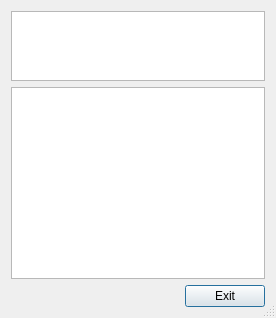
<?xml version="1.0" encoding="UTF-8"?>
<ui version="4.0">
 <class>timetableDisplay</class>
 <widget class="QDialog" name="timetableDisplay">
  <property name="geometry">
   <rect>
    <x>0</x>
    <y>0</y>
    <width>276</width>
    <height>245</height>
   </rect>
  </property>
  <property name="sizePolicy">
   <sizepolicy hsizetype="Fixed" vsizetype="Expanding">
    <horstretch>0</horstretch>
    <verstretch>0</verstretch>
   </sizepolicy>
  </property>
  <property name="windowTitle">
   <string>Dialog</string>
  </property>
  <property name="sizeGripEnabled">
   <bool>true</bool>
  </property>
  <layout class="QVBoxLayout" name="verticalLayout_2">
   <item>
    <layout class="QVBoxLayout" name="verticalLayout">
     <item>
      <widget class="QListWidget" name="stopsHeader">
       <property name="horizontalScrollBarPolicy">
        <enum>Qt::ScrollBarAsNeeded</enum>
       </property>
       <property name="editTriggers">
        <set>QAbstractItemView::NoEditTriggers</set>
       </property>
       <property name="selectionMode">
        <enum>QAbstractItemView::NoSelection</enum>
       </property>
      </widget>
     </item>
     <item>
      <widget class="QListWidget" name="timetableList">
       <property name="sizePolicy">
        <sizepolicy hsizetype="Preferred" vsizetype="MinimumExpanding">
         <horstretch>0</horstretch>
         <verstretch>0</verstretch>
        </sizepolicy>
       </property>
       <property name="horizontalScrollBarPolicy">
        <enum>Qt::ScrollBarAsNeeded</enum>
       </property>
       <property name="editTriggers">
        <set>QAbstractItemView::NoEditTriggers</set>
       </property>
       <property name="selectionMode">
        <enum>QAbstractItemView::NoSelection</enum>
       </property>
      </widget>
     </item>
     <item>
      <layout class="QHBoxLayout" name="horizontalLayout">
       <item>
        <spacer name="horizontalSpacer">
         <property name="orientation">
          <enum>Qt::Horizontal</enum>
         </property>
         <property name="sizeType">
          <enum>QSizePolicy::MinimumExpanding</enum>
         </property>
         <property name="sizeHint" stdset="0">
          <size>
           <width>40</width>
           <height>20</height>
          </size>
         </property>
        </spacer>
       </item>
       <item>
        <widget class="QPushButton" name="timetableExitBtn">
         <property name="sizePolicy">
          <sizepolicy hsizetype="Minimum" vsizetype="Minimum">
           <horstretch>0</horstretch>
           <verstretch>0</verstretch>
          </sizepolicy>
         </property>
         <property name="text">
          <string>Exit</string>
         </property>
        </widget>
       </item>
      </layout>
     </item>
    </layout>
   </item>
  </layout>
 </widget>
 <resources/>
 <connections/>
</ui>
